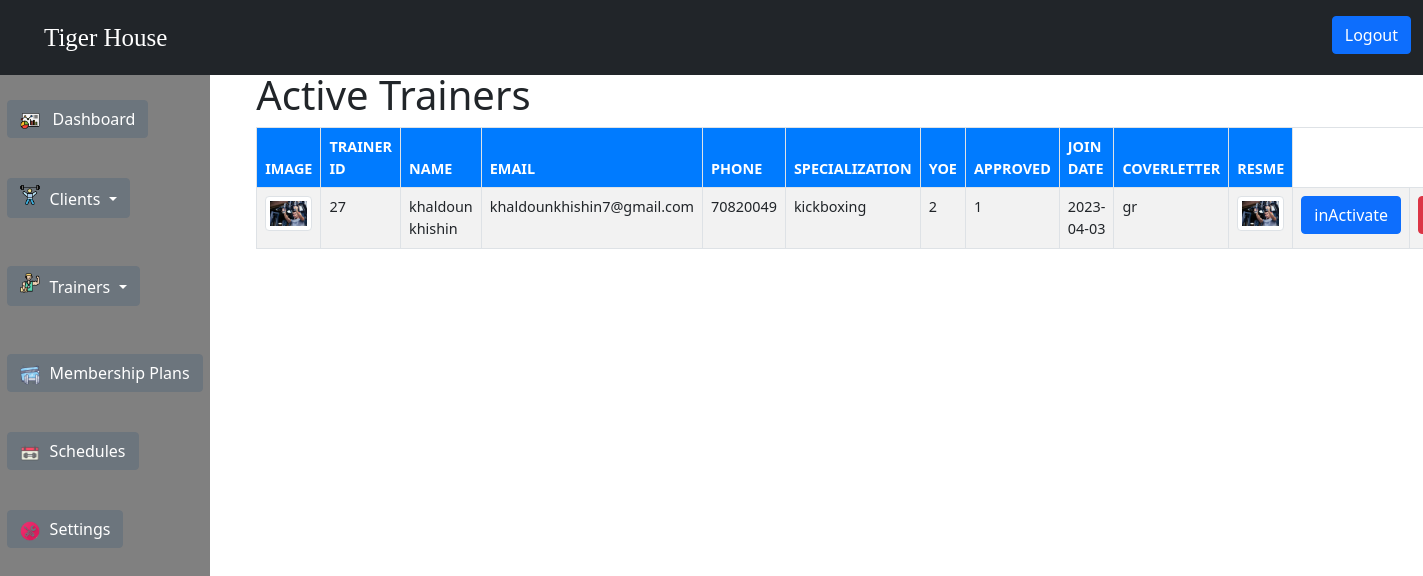
Page /adminTrainerActive.php (signed in) on the earlier database version.
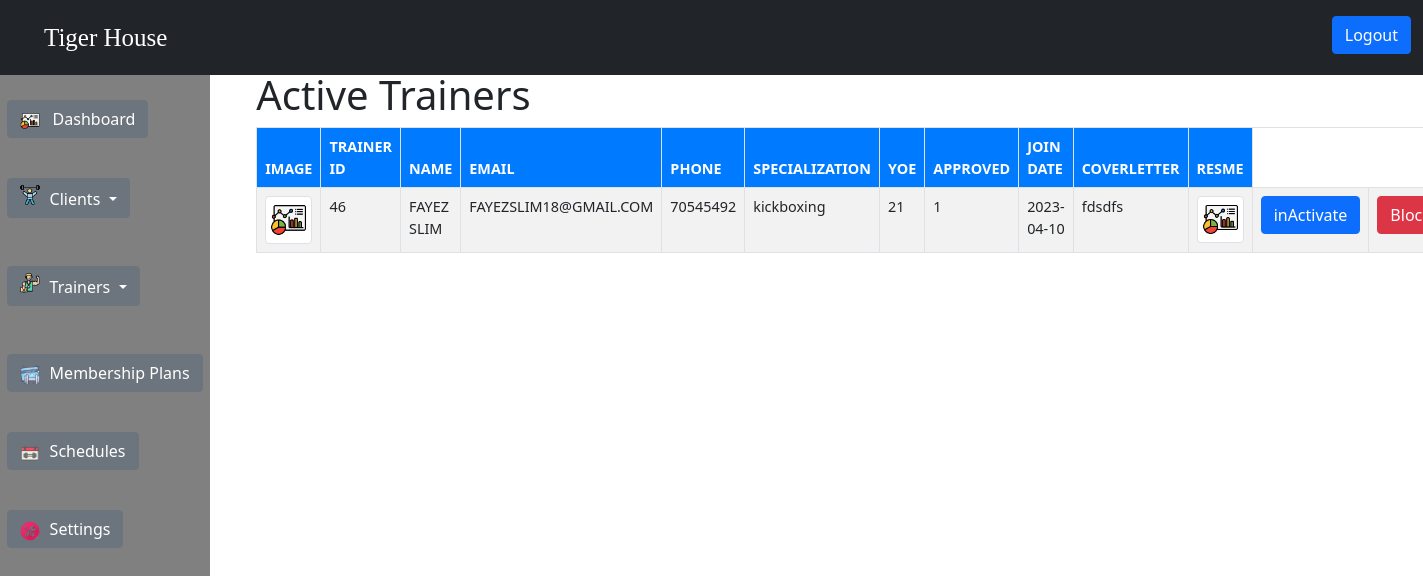
Same page on the later database version.
### tables this page shows
CREATE TABLE `trainer` (
  `trainer_id` int(11) NOT NULL,
  `trainer_name` varchar(255) NOT NULL,
  `trainer_email` varchar(255) NOT NULL,
  `password` varchar(255) NOT NULL,
  `specialization` varchar(255) NOT NULL,
  `approved` tinyint(1) NOT NULL DEFAULT 0,
  `yoe` int(11) NOT NULL,
  `cover_letter` longtext NOT NULL,
  `resume` varchar(40) NOT NULL,
  `image` varchar(40) NOT NULL,
  `phone` int(11) NOT NULL,
  `join_date` date NOT NULL,
  `trainer_dob` int(11) NOT NULL
);

### adminTrainerActive.php (the view, shortened to what this page needs)
<!DOCTYPE html>
<html lang="en">
<head>
    <link href="https://cdn.jsdelivr.net/npm/bootstrap@5.0.2/dist/css/bootstrap.min.css" rel="stylesheet"
>
    <link rel="stylesheet" href="admin.css">
</head>
<body>
<nav class="navbar navbar-expand-lg navbar-dark bg-dark custom-navbar fixed-top">
    <div class="container-fluid">
        <a class="navbar-brand" href="index.php">Tiger House</a>
        <div class="collapse navbar-collapse" id="navbarNav">
            <ul class="navbar-nav ms-auto">
                <li class="nav-item">
                    <a class="btn btn-primary logout-btn" href="index.php">Logout</a>
                </li>
            </ul>
        </div>
    </div>
</nav>
    <div class="wrapper">
        <div class="sidebar">
            <ul>
                <li>
                    <a class="btn btn-secondary" href="admin.php">
                        <img src="icon/dashboard.png" alt="Dashboard" width="20" height="20" class="me-2">
                        Dashboard
                    </a>
                </li>
                <div class="dropdown">
                    <button class="btn btn-secondary dropdown-toggle" type="button" data-bs-toggle="dropdown"
                        aria-expanded="false">
                        <i class="icon client"></i> Clients
                    </button>
                </div>
                <div class="dropdown"><br><br>
                    <button class="btn btn-secondary dropdown-toggle" type="button" data-bs-toggle="dropdown"
                        aria-expanded="false">
                        <i class="icon trainers"></i> Trainers
                    </button>
                </div>
                <li><br><br>
                    <a class="btn btn-secondary" href="manageplans.php">
                        <img src="icon/membershipplan.png" alt="Membership Plan" class="btn-icon-membership">
                        Membership Plans
                    </a>
                </li>
                <li>
                    <a class="btn btn-secondary" href="#">
                        <img src="icon/schedule.png" alt="Schedules" class="btn-icon-schedule">
                        Schedules
                    </a>
                </li>
                <li>
                    <a class="btn btn-secondary" href="#">
                        <img src="icon/settings.png" alt="Settings" class="btn-icon-settings">
                        Settings
                    </a>
                </li>
            </ul>
        </div>
        <div class="main-content">
            <h1>Active Trainers </h1>
            <div class="table-responsive">
                    <table class="table table-striped table-bordered">
                <tbody>
                    <?php
     require_once "connection.php";
     $sql = "SELECT * FROM trainer where approved=1";
     $result=$conn->query($sql);
     if ($result && mysqli_num_rows($result) > 0) {
        echo "<thead>
                <tr>
                <th>Image</th>
                <th>Trainer Id</th>
                <th>Name</th>
                <th>Email</th>
                <th>Phone</th>
                <th>Specialization</th>
                <th>yoe</th>
                <th>Approved</th>
                <th>Join Date</th>
                <th>coverletter</th>
                <th>Resme</th>
                </tr>
              </thead>";
     }
     else{
        echo" there is no Active Trainers";
     }?>
                <tbody>
                    <?php
    foreach($result as $row): ?>
                    <tr>
                        <td><img src="<?php echo $row['image']; ?>" alt="" class="img-thumbnail"></td>
                        <td><?php echo $row['trainer_id']; ?></td>
                        <td><?php echo $row['trainer_name']; ?></td>
                        <td><?php echo $row['trainer_email']; ?></td>
                        <td><?php echo $row['phone']; ?></td>
                        <td><?php echo $row['specialization']; ?></td>
                        <td><?php echo $row['yoe']; ?></td>
                        <td><?php echo $row['approved']; ?></td>
                        <td><?php echo $row['join_date']; ?></td>
                        <td><?php echo $row['cover_letter']; ?></td>
                        <td><img src="<?php echo $row['resume']; ?>" alt="" class="img-thumbnail"></td>
                        <td>
                            <form method="post" action="inactiveTrainer.php">
                                <button type="submit" name="submit" class="btn btn-primary">inActivate</button>
                            </form>
                        </td>
                        <td>
                            <form method="post" action="blocktrainer.php">
                                <button type="submit" name="submit" class="btn btn-danger">Block</button>
                            </form>
                        </td>
                    </tr>
                    <?php endforeach; ?>
                </tbody>
            </table>
        </div>
    </div>
</body>
</html>

Differences in the rows shown:
removed trainer: image (picture), trainer_id "27", trainer_name "khaldoun khishin", trainer_email "khaldounkhishin7@gmail.com", phone "70820049", specialization "kickboxing", yoe "2", approved "1", join_date "2023-04-03", cover_letter "gr", resume (picture)
added trainer: image (picture), trainer_id "46", trainer_name "FAYEZ SLIM", trainer_email "FAYEZSLIM18@GMAIL.COM", phone "70545492", specialization "kickboxing", yoe "21", approved "1", join_date "2023-04-10", cover_letter "fdsdfs", resume (picture)
